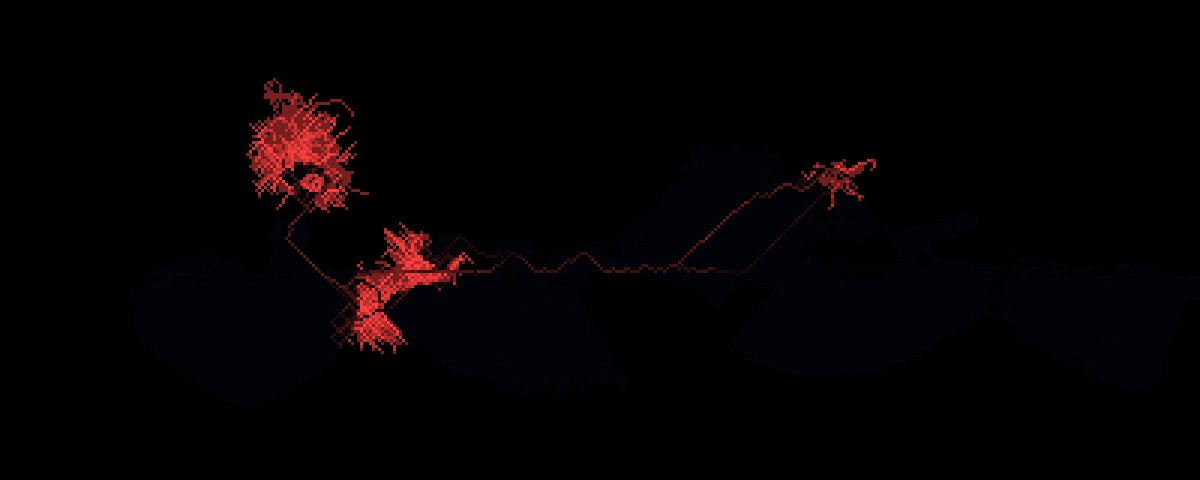
#> input picture data/compare_init_with_100.jpg, 1200 x 480 px
$ python detect.py data/compare_init_with_100.jpg
#> lines starting #> are read from the running program, lines starting #| are printed output that depends on the picture; after the words box and inside, x2 and y2 are one past the last pixel; in counts of white or black regions, pixels touching at a corner belong together
#> (reads detection/config.json from the repository)
### detection/detection.py
# Copyright (C) 2019 - UMons
#
# This library is free software; you can redistribute it and/or
# modify it under the terms of the GNU Lesser General Public
# License as published by the Free Software Foundation; either
# version 2.1 of the License, or (at your option) any later version.
#
# This library is distributed in the hope that it will be useful,
# but WITHOUT ANY WARRANTY; without even the implied warranty of
# MERCHANTABILITY or FITNESS FOR A PARTICULAR PURPOSE.  See the GNU
# Lesser General Public License for more details.
#
# You should have received a copy of the GNU Lesser General Public
# License along with this library; if not, write to the Free Software
# Foundation, Inc., 51 Franklin Street, Fifth Floor, Boston, MA  02110-1301  USA

from detection.utils import *
from math import ceil


def detect(input_file, config):
    """
    Starts blob detection in the image and returns
    - the part of the image used (resized and warp perpective)
    - blob mask detected
    - blob segmented image
    - food mask detected
    - the image with food regions

    :param input_file: string filename for jpeg image detection
    :param config: dict with config used for detection
    """
#> called with input_file = 'data/compare_init_with_100.jpg'
    img = cv2.imread(input_file)
#> img is the input picture: shape (480, 1200, 3); mean B, G, R 2.7, 1.7, 4.7
    height, width, _ = img.shape
#> height = 480; width = 1200

    aspect_ratio = config["Aspect Ratio"]

    height = int(width*aspect_ratio)

    """ Resize image to limits in config file """
    limits = np.array(config['Limits'])
    transform_mat = cv2.getPerspectiveTransform(np.float32(limits), np.float32(
        [[0, 0], [width, 0], [width, height], [0, height]]))
    img = cv2.warpPerspective(img, transform_mat, (width, height))
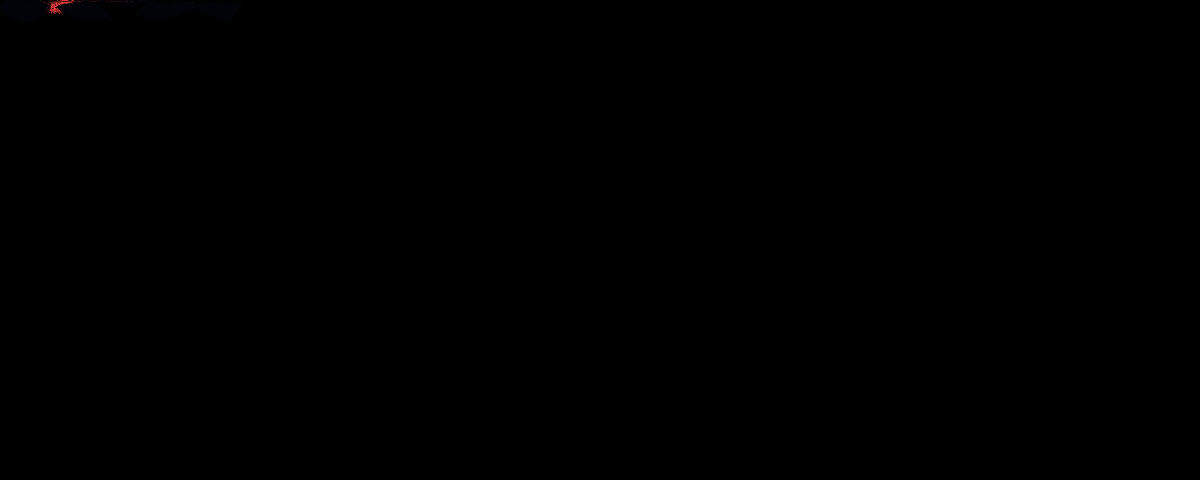
#> img: shape (480, 1200, 3); mean B, G, R 0.1, 0, 0.1

    """ Prepare upper and lower mask board """
    upper_mask = np.zeros(img.shape[0:2], np.uint8)
    lower_mask = np.zeros(img.shape[0:2], np.uint8)

    upper_mask = cv2.rectangle(upper_mask, (0, 0), (width, int(height/2)), 255, thickness=cv2.FILLED)
    lower_mask = cv2.rectangle(lower_mask, (0, int(height / 2)), (width, height), 255, thickness=cv2.FILLED)

    """ Find blob """
    sat = saturation(img)
    # sum = mean_image([satA, satB])
    blob_mask = find_blob(sat)
    blob = cv2.bitwise_and(img, img, mask=blob_mask)

    """ Print blob information """
    print("Blob covering:")
    print("\t{:.2f}% of the board.".format(mean_percent_value(blob_mask)))
    print("\t{:.2f}% of the upper board.".format(
        mean_percent_value(cv2.bitwise_and(blob_mask, blob_mask, mask=upper_mask), img_ratio=0.5)))
    print("\t{:.2f}% of the lower board.".format(
        mean_percent_value(cv2.bitwise_and(blob_mask, blob_mask, mask=lower_mask), img_ratio=0.5)))

    """ Find food """
    food_list, food_mask, food_img = find_food(img, config['Min Food Size'], config['Low Food Color'], config['High Food Color'])

    """ Print food information """
    print("Total food discovered: " + str(len(food_list)))
    # for i, food in enumerate(food_list):
        # print("\tFood N°" + str(i) + ": " + str(food))

    return img, blob_mask, blob, food_mask, food_img


# [107 lines left out: functions print_results, discretize, not called in this run]

### detection/utils.py
# Copyright (C) 2019 - UMons
#
# This library is free software; you can redistribute it and/or
# modify it under the terms of the GNU Lesser General Public
# License as published by the Free Software Foundation; either
# version 2.1 of the License, or (at your option) any later version.
#
# This library is distributed in the hope that it will be useful,
# but WITHOUT ANY WARRANTY; without even the implied warranty of
# MERCHANTABILITY or FITNESS FOR A PARTICULAR PURPOSE.  See the GNU
# Lesser General Public License for more details.
#
# You should have received a copy of the GNU Lesser General Public
# License along with this library; if not, write to the Free Software
# Foundation, Inc., 51 Franklin Street, Fifth Floor, Boston, MA  02110-1301  USA

import cv2
import numpy as np
import imutils


def saturation(img):
    """
    :param img: a BGR numpy image
    :return: the saturation of the image
    """
    hsv = cv2.cvtColor(img, cv2.COLOR_BGR2HSV)
#> hsv: shape (480, 1200, 3); mean H, S, V 0.7, 1.3, 0.1
    return hsv[:, :, 1]


# [12 lines left out: function mean_image, not called in this run]


# If percentage should be linked to a smaller region than whole image, fill img_ratio with factor value
def mean_percent_value(img, img_ratio=1.0):
    """
    Calculate the mean percent value of an image.
    :param img: the image to use
    :param img_ratio: a ratio to adapt by if a blank image shouldn't be equal to 100%
    :return: the mean value
    """
    return np.sum(img, dtype=np.int64) / img_ratio / img.size / 255 * 100


# [40 lines left out: function find_food, not called in this run]


def find_blob(sat_img, max_blob=1, area_ratio=0.8, kernel=None):
    """
    Detect blob in the saturation image based on OTSU Thresholding (background-foreground separation)

    :param sat_img: the image to analyze
    :param max_blob: the maximum number of blob regions that has to be detected
    :param area_ratio: a size ratio condition to add a new blob to the detected ones.
        Detection is stopped if the new blob is smaller than the first one with respect to this ratio.
    :param kernel: a structuring element used to remove noise. By default a 5-by-5 cross structure is used.
    :return: a bitmask image of the pixels kept as being blob pixels
    """
#> called with max_blob = 1, area_ratio = 0.8
    blur = cv2.GaussianBlur(sat_img, (5, 5), 0)
    thresh = cv2.threshold(blur, 0, 255,
                           cv2.THRESH_BINARY | cv2.THRESH_OTSU)[1]
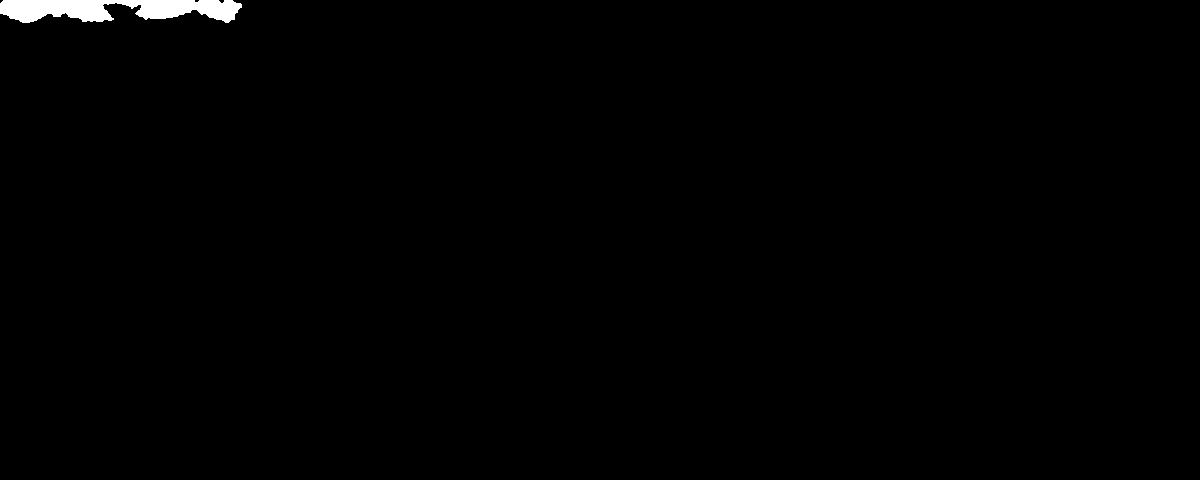
#> thresh: shape (480, 1200); 0.68% white; 1 white region, box (x1, y1, x2, y2) and area: (0, 0, 242, 23) 3893

    if kernel is None:
        kernel = cv2.getStructuringElement(cv2.MORPH_CROSS, (5, 5))

    cleaned = thresh
    cleaned = cv2.morphologyEx(cleaned, cv2.MORPH_CLOSE, kernel)
#> cleaned: shape (480, 1200); 0.68% white; 1 white region, box (x1, y1, x2, y2) and area: (0, 0, 242, 23) 3929
    cleaned = cv2.morphologyEx(cleaned, cv2.MORPH_OPEN, kernel)
#> cleaned: shape (480, 1200); 0.68% white; 1 white region

    contours, hierarchy = cv2.findContours(cleaned, cv2.RETR_EXTERNAL, cv2.CHAIN_APPROX_NONE)
#> contours = 1 contour; box (x1, y1, x2, y2) and area: (0, 0, 242, 23) 3642

    blobs = []

    while len(contours) != 0 and len(blobs) < max_blob:
        c = max(contours, key=cv2.contourArea)
        if len(blobs) != 0 and cv2.contourArea(blobs[0]) * area_ratio >= cv2.contourArea(c):
            break
        blobs.append(c)
        contours.remove(c)
#> this loop made 1 pass
#> after the loop, blobs has the same summary as contours; contours = []

    mask = np.zeros(sat_img.shape, np.uint8)
    cv2.drawContours(mask, blobs, -1, 255, cv2.FILLED)

    kept_cleaned = cv2.bitwise_and(cleaned, cleaned, mask=mask)

    return kept_cleaned

### detect.py
# Copyright (C) 2019 - UMons
#
# This library is free software; you can redistribute it and/or
# modify it under the terms of the GNU Lesser General Public
# License as published by the Free Software Foundation; either
# version 2.1 of the License, or (at your option) any later version.
#
# This library is distributed in the hope that it will be useful,
# but WITHOUT ANY WARRANTY; without even the implied warranty of
# MERCHANTABILITY or FITNESS FOR A PARTICULAR PURPOSE.  See the GNU
# Lesser General Public License for more details.
#
# You should have received a copy of the GNU Lesser General Public
# License along with this library; if not, write to the Free Software
# Foundation, Inc., 51 Franklin Street, Fifth Floor, Boston, MA  02110-1301  USA

import argparse
import json
from detection.detection import detect, discretize, print_results
from detection.refine import simulate, save
from os.path import splitext, basename, join


def main():
    ap = argparse.ArgumentParser("Detect a blob and foods in an image.")
    ap.add_argument("input", metavar="INPUT", help="Uses this input as image for detection")
    ap.add_argument("-s", "--scale", type=float, default=0.10, help="Scales images by this factor (default: x0.1)")
    ap.add_argument("-c", "--config", type=str, default="detection/config.json",
                    help="Loads config from this file (default: detection/config.json)")
    ap.add_argument("--save", type=str, default="save/",
                    help="Pass the directory where saves are stored. (default: save/)")
    ap.add_argument("--hide", action='store_true', default=False, help="Hide images if parameter is set")
    ap.add_argument("--refine", type=str, help="Pass a json file to refine model")

    args = ap.parse_args()
    with open(args.config, 'r') as file:
        config = json.load(file)

    if args.refine is not None:
        with open(args.refine, 'r') as file:
            refine = json.load(file)
    else:
        refine = None

    orig, blob_mask, blob, food_mask, food_img = detect(args.input, config)
#| 	0.68% of the board.
#| 	1.36% of the upper board.
#| 	0.00% of the lower board.
    dsc_img, dsc_blob, dsc_food_list = discretize(blob, food_mask, config['Discrete Width'], config['Discrete Height'])

    if args.save is not None:
        filename = splitext(basename(args.input))[0] + "-detect"
        file_path = join(args.save, filename)

        board, player, img = simulate(dsc_img, dsc_blob, dsc_food_list, config, refine)
        save(file_path, board, player, img)

        # Prepare file_path for details if any to save
        file_path += "-details"
    else:
        file_path = None

    labels = ["Original", "Discrete", "Blob Mask", "Blob", "Food Mask", "Food Regions"]
    images = [orig, img, blob_mask, blob, food_mask, food_img]
    print_results(labels, images, args.scale, file_path, args.hide, nbr_width=2)


if __name__ == "__main__":
#> (the run stopped early here; a loop or call above may not have finished)
